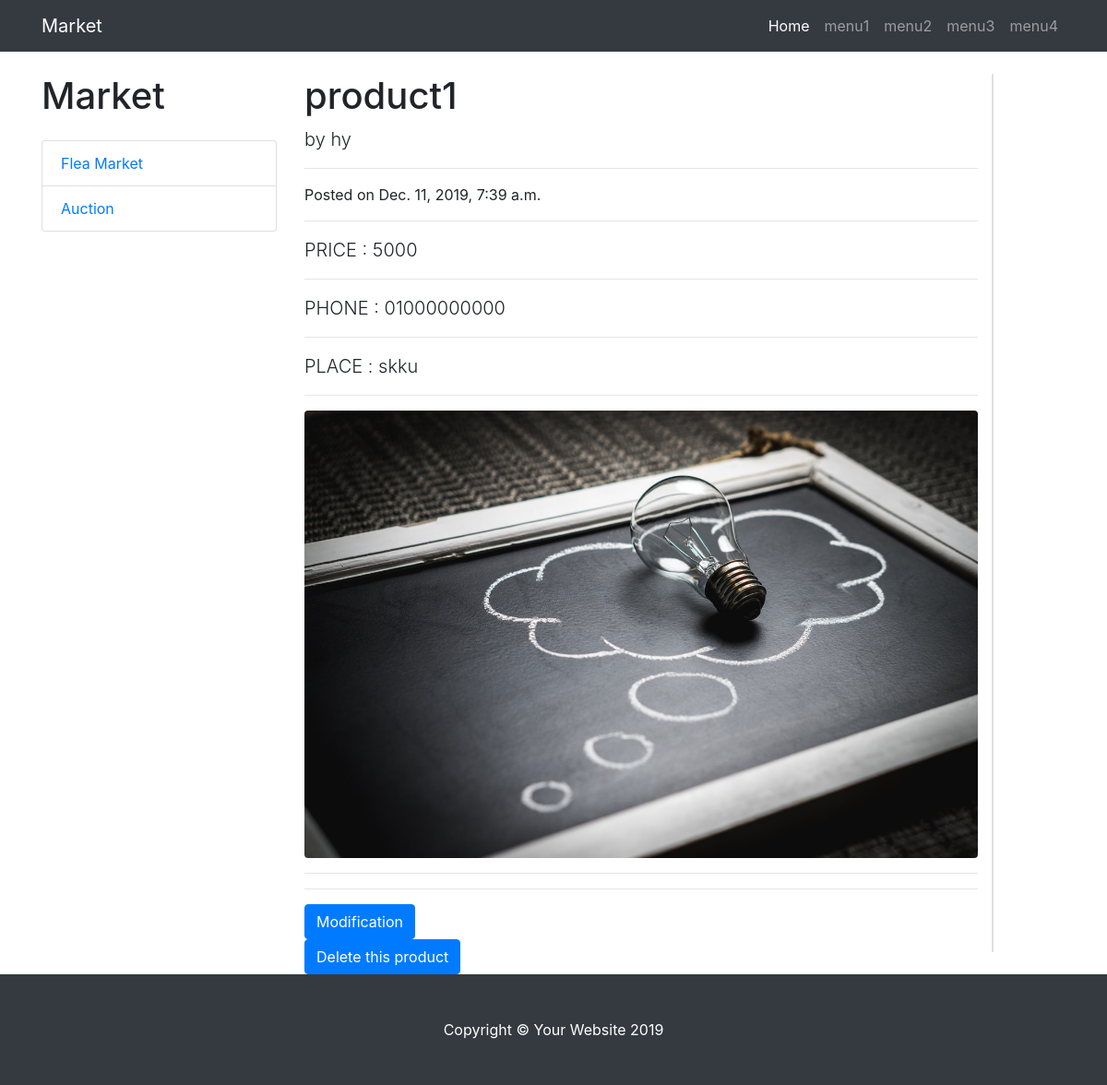
Screenshot of /seller/post=3 (signed in) with the database file from the repository.
### market/models.py (models this page shows)
class Product(models.Model):
    created_date = models.DateTimeField(auto_now_add=True)
    content = models.TextField(blank=True)
    view = models.IntegerField(default=0)
    name = models.CharField(max_length=30, blank=True)
    type = models.CharField(max_length=20)      # 경매인지 그냥인지
    price = models.IntegerField(default=0)      # 가격
    seller_name = models.CharField(max_length=20, blank=True) # 판매자 이름
    phone = models.CharField(max_length=20, blank=True) # 판매자 전화번호
    place = models.CharField(max_length=60, blank=True)    # 거래장소
    seller = models.ForeignKey(User, on_delete=models.CASCADE) #판매자 정보
    status = models.CharField(max_length=20)    # 판매중인지 종료인지
    photo = models.ImageField(blank=True)

### market/views.py (the view)
# urls.py: path('seller/post=<int:product_id>', views.seller_product, name='seller_product'),
def seller_product(request, product_id) :
    if not request.user.is_authenticated:
        return redirect('login')
    user = User.objects.get(username=request.user.username)
    product = get_object_or_404(user.product_set, pk=product_id)
    context = {'board' : product}
    return render(request, 'read_post.html', context)

### templates/read_post.html (shortened to what this page needs)
{% load static %}
<!DOCTYPE html>
<html lang="en" xmlns="http://www.w3.org/1999/html">
<head>
  <link href="{% static 'vendor/bootstrap/css/bootstrap.min.css' %}" rel="stylesheet">
  <link href="{% static 'css/blog-post.css' %}" rel="stylesheet">
</head>
<body>
  <nav class="navbar navbar-expand-lg navbar-dark bg-dark fixed-top">
    <div class="container">
      <a class="navbar-brand" href="">Market</a>
      <div class="collapse navbar-collapse" id="navbarResponsive">
        <ul class="navbar-nav ml-auto">
          <li class="nav-item active">
            <a class="nav-link" href="">Home
            </a>
          </li>
          <li class="nav-item">
            <a class="nav-link" href="">menu1</a>
          </li>
          <li class="nav-item">
            <a class="nav-link" href="">menu2</a>
          </li>
          <li class="nav-item">
            <a class="nav-link" href="">menu3</a>
          </li>
            <li class="nav-item">
            <a class="nav-link" href="">menu4</a>
          </li>
        </ul>
      </div>
    </div>
  </nav>
  <div class="container">
    <div class="row">
        <div class="col-lg-3">
        <h1 class="my-4">Market</h1>
        <div class="list-group">
          <a href="#" class="list-group-item">Flea Market</a>
            <a href="#" class="list-group-item">Auction</a>
        </div>
      </div>
      <div class="col-lg-8">
        <h1 class="mt-4">{{ board.name }}</h1>
        <p class="lead">
          by
          <a>{{ board.seller_name }}</a>
        </p>
        <hr>
        <p>Posted on {{ board.created_date }}</p>
        <hr>
      <p class="lead">
          PRICE :
          <a>{{ board.price }}</a>
        </p>
        <hr>
      <p class="lead">
          PHONE :
          <a>{{ board.phone }}</a>
        </p>
        <hr>
      <p class="lead">
          PLACE :
          <a>{{ board.place }}</a>
        </p>
        <hr>
    {% if board.photo %}
        <img class="img-fluid rounded" name="image" src="{{ board.photo.url }}" alt="">
            {% else %}
            <img class="img-fluid rounded" name="image" src="http://placehold.it/900x300" alt="">
      {% endif %}
        <hr>
      <hr>
      <form class="change" action="{% url 'product_change' board.id %}" method="post">
          <input class="btn btn-primary" type="submit" name="" value="Modification">
        </form>
        <form class="delete" action="{% url 'product_delete' board.id %}" method="post" onsubmit="return check()">
          <input class="btn btn-primary" type="submit" name="" value="Delete this product">
        </form>
      </div>
    <div class="card my-4">
        </div>
    </div>
  </div>
  <footer class="py-5 bg-dark">
    <div class="container">
      <p class="m-0 text-center text-white">Copyright &copy; Your Website 2019</p>
    </div>
  </footer>
</body>
</html>

### static/css/blog-post.css (style rules this page uses)
body { padding-top: 56px; }

### rows the page displays
Product: name "product1", seller_name "hy", created_date "Dec. 11, 2019, 7:39 a.m.", price "5000", phone "01000000000", place "skku", photo (picture)
